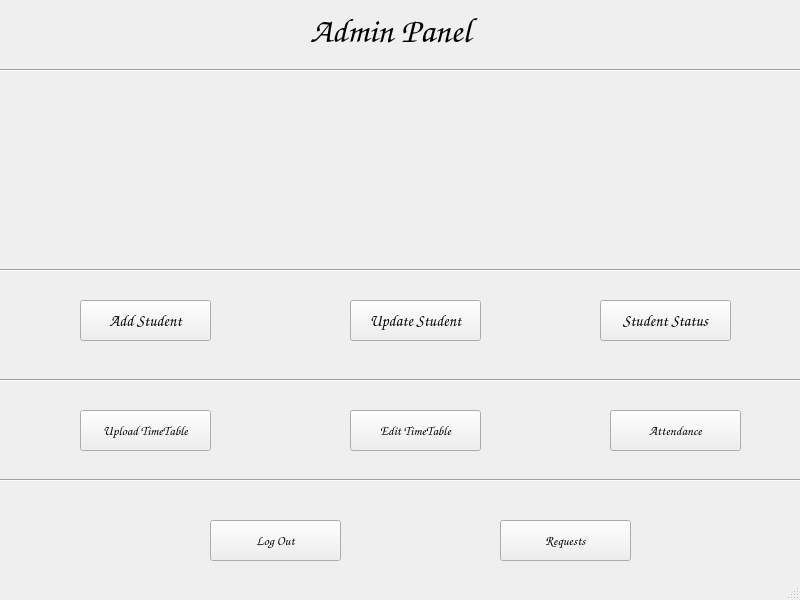
<?xml version="1.0" encoding="UTF-8"?>
<ui version="4.0">
 <class>MainWindow</class>
 <widget class="QMainWindow" name="MainWindow">
  <property name="geometry">
   <rect>
    <x>0</x>
    <y>0</y>
    <width>800</width>
    <height>600</height>
   </rect>
  </property>
  <property name="windowTitle">
   <string>MainWindow</string>
  </property>
  <widget class="QWidget" name="centralwidget">
   <widget class="QLabel" name="label">
    <property name="geometry">
     <rect>
      <x>310</x>
      <y>10</y>
      <width>231</width>
      <height>41</height>
     </rect>
    </property>
    <property name="font">
     <font>
      <family>Comic Sans MS</family>
      <pointsize>26</pointsize>
     </font>
    </property>
    <property name="text">
     <string>Admin Panel</string>
    </property>
   </widget>
   <widget class="Line" name="line">
    <property name="geometry">
     <rect>
      <x>0</x>
      <y>60</y>
      <width>801</width>
      <height>20</height>
     </rect>
    </property>
    <property name="orientation">
     <enum>Qt::Horizontal</enum>
    </property>
   </widget>
   <widget class="QPushButton" name="pushButton">
    <property name="geometry">
     <rect>
      <x>80</x>
      <y>300</y>
      <width>131</width>
      <height>41</height>
     </rect>
    </property>
    <property name="font">
     <font>
      <family>Comic Sans MS</family>
      <pointsize>12</pointsize>
     </font>
    </property>
    <property name="text">
     <string>Add Student</string>
    </property>
   </widget>
   <widget class="QPushButton" name="pushButton_2">
    <property name="geometry">
     <rect>
      <x>350</x>
      <y>300</y>
      <width>131</width>
      <height>41</height>
     </rect>
    </property>
    <property name="font">
     <font>
      <family>Comic Sans MS</family>
      <pointsize>12</pointsize>
     </font>
    </property>
    <property name="text">
     <string>Update Student</string>
    </property>
   </widget>
   <widget class="QPushButton" name="pushButton_3">
    <property name="geometry">
     <rect>
      <x>600</x>
      <y>300</y>
      <width>131</width>
      <height>41</height>
     </rect>
    </property>
    <property name="font">
     <font>
      <family>Comic Sans MS</family>
      <pointsize>12</pointsize>
     </font>
    </property>
    <property name="text">
     <string>Student Status</string>
    </property>
   </widget>
   <widget class="Line" name="line_2">
    <property name="geometry">
     <rect>
      <x>-20</x>
      <y>260</y>
      <width>851</width>
      <height>20</height>
     </rect>
    </property>
    <property name="orientation">
     <enum>Qt::Horizontal</enum>
    </property>
   </widget>
   <widget class="Line" name="line_3">
    <property name="geometry">
     <rect>
      <x>-20</x>
      <y>370</y>
      <width>851</width>
      <height>20</height>
     </rect>
    </property>
    <property name="orientation">
     <enum>Qt::Horizontal</enum>
    </property>
   </widget>
   <widget class="QPushButton" name="pushButton_4">
    <property name="geometry">
     <rect>
      <x>80</x>
      <y>410</y>
      <width>131</width>
      <height>41</height>
     </rect>
    </property>
    <property name="font">
     <font>
      <family>Comic Sans MS</family>
      <pointsize>10</pointsize>
      <weight>75</weight>
      <bold>true</bold>
     </font>
    </property>
    <property name="text">
     <string>Upload TimeTable</string>
    </property>
   </widget>
   <widget class="QPushButton" name="pushButton_5">
    <property name="geometry">
     <rect>
      <x>350</x>
      <y>410</y>
      <width>131</width>
      <height>41</height>
     </rect>
    </property>
    <property name="font">
     <font>
      <family>Comic Sans MS</family>
      <pointsize>10</pointsize>
      <weight>75</weight>
      <bold>true</bold>
     </font>
    </property>
    <property name="text">
     <string>Edit TimeTable</string>
    </property>
   </widget>
   <widget class="Line" name="line_4">
    <property name="geometry">
     <rect>
      <x>-10</x>
      <y>470</y>
      <width>851</width>
      <height>20</height>
     </rect>
    </property>
    <property name="orientation">
     <enum>Qt::Horizontal</enum>
    </property>
   </widget>
   <widget class="QPushButton" name="pushButton_6">
    <property name="geometry">
     <rect>
      <x>610</x>
      <y>410</y>
      <width>131</width>
      <height>41</height>
     </rect>
    </property>
    <property name="font">
     <font>
      <family>Comic Sans MS</family>
      <pointsize>10</pointsize>
      <weight>75</weight>
      <bold>true</bold>
     </font>
    </property>
    <property name="text">
     <string>Attendance</string>
    </property>
   </widget>
   <widget class="QPushButton" name="pushButton_7">
    <property name="geometry">
     <rect>
      <x>210</x>
      <y>520</y>
      <width>131</width>
      <height>41</height>
     </rect>
    </property>
    <property name="font">
     <font>
      <family>Comic Sans MS</family>
      <pointsize>10</pointsize>
      <weight>75</weight>
      <bold>true</bold>
     </font>
    </property>
    <property name="text">
     <string>Log Out</string>
    </property>
   </widget>
   <widget class="QLabel" name="label_2">
    <property name="geometry">
     <rect>
      <x>20</x>
      <y>85</y>
      <width>751</width>
      <height>171</height>
     </rect>
    </property>
    <property name="styleSheet">
     <string notr="true">image: url(:/newPrefix/img2.jpg);</string>
    </property>
    <property name="text">
     <string/>
    </property>
   </widget>
   <widget class="QPushButton" name="pushButton_8">
    <property name="geometry">
     <rect>
      <x>500</x>
      <y>520</y>
      <width>131</width>
      <height>41</height>
     </rect>
    </property>
    <property name="font">
     <font>
      <family>Comic Sans MS</family>
      <pointsize>10</pointsize>
      <weight>75</weight>
      <bold>true</bold>
     </font>
    </property>
    <property name="text">
     <string>Requests</string>
    </property>
   </widget>
  </widget>
  <widget class="QStatusBar" name="statusbar"/>
 </widget>
 <resources>
  <include location="source.qrc"/>
 </resources>
 <connections/>
</ui>
